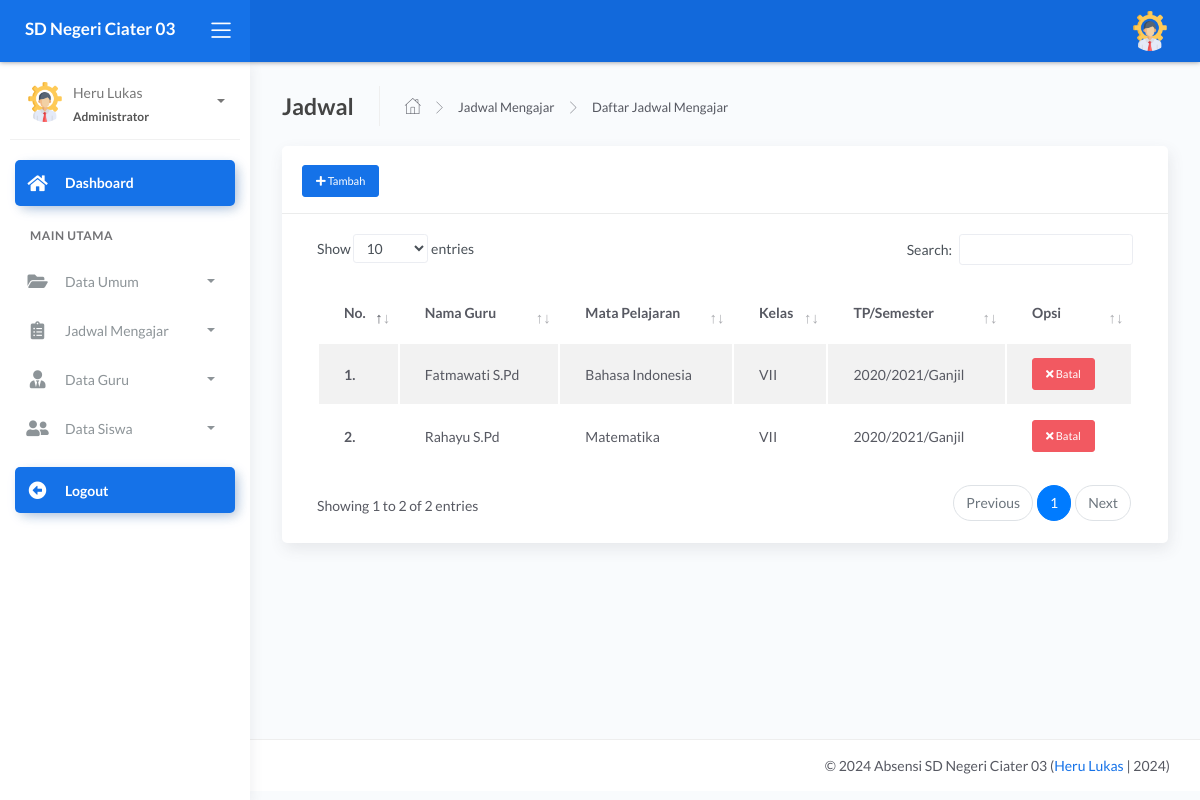
Page /admin/dashboard.php?page=jadwal (signed in) on the committed database.
### tables this page shows
CREATE TABLE `tb_mengajar` (
  `id_mengajar` int(11) NOT NULL,
  `kode_pelajaran` varchar(30) NOT NULL,
  `hari` varchar(40) NOT NULL,
  `jam_mengajar` varchar(60) NOT NULL,
  `jamke` varchar(11) NOT NULL,
  `id_guru` int(11) NOT NULL,
  `id_mapel` int(11) NOT NULL,
  `id_mkelas` int(11) NOT NULL,
  `id_semester` int(11) NOT NULL,
  `id_thajaran` int(11) NOT NULL
);

CREATE TABLE `tb_guru` (
  `id_guru` int(11) NOT NULL,
  `nip` varchar(15) NOT NULL,
  `nama_guru` varchar(120) NOT NULL,
  `email` varchar(65) NOT NULL,
  `password` varchar(100) NOT NULL,
  `foto` varchar(255) NOT NULL,
  `status` varchar(5) NOT NULL
);

CREATE TABLE `tb_master_mapel` (
  `id_mapel` int(11) NOT NULL,
  `kode_mapel` varchar(40) NOT NULL,
  `mapel` varchar(60) NOT NULL
);

CREATE TABLE `tb_mkelas` (
  `id_mkelas` int(11) NOT NULL,
  `kd_kelas` varchar(40) NOT NULL,
  `nama_kelas` varchar(40) NOT NULL
);

CREATE TABLE `tb_thajaran` (
  `id_thajaran` int(11) NOT NULL,
  `tahun_ajaran` varchar(30) NOT NULL,
  `status` int(11) NOT NULL
);

CREATE TABLE `tb_semester` (
  `id_semester` int(11) NOT NULL,
  `semester` varchar(45) NOT NULL,
  `status` int(10) NOT NULL
);

### admin/dashboard.php (the view, shortened to what this page needs)
<?php
 include '../config/db.php';
?> <script>
   <?php
$id_login = @$_SESSION['admin'];
$sql = mysqli_query($con,"SELECT * FROM tb_admin
 WHERE id_admin = '$id_login'") or die(mysqli_error($con));
$data = mysqli_fetch_array($sql);
?>
<!DOCTYPE html>
<html lang="en">
<head>
	<link rel="stylesheet" href="../assets/css/bootstrap.min.css">
	<link rel="stylesheet" href="../assets/css/atlantis.min.css">
	<link rel="stylesheet" href="../assets/css/demo.css">
</head>
<body>
	<div class="wrapper">
		<div class="main-header">
			<div class="logo-header" data-background-color="blue">
				<a href="dashboard.php" class="logo">
					<b class="text-white">SD Negeri Ciater 03</b>
				</a>
				<div class="nav-toggle">
					<button class="btn btn-toggle toggle-sidebar">
						<i class="icon-menu"></i>
					</button>
				</div>
			</div>
			<nav class="navbar navbar-header navbar-expand-lg" data-background-color="blue2">
				<div class="container-fluid">
					<ul class="navbar-nav topbar-nav ml-md-auto align-items-center">
						<li class="nav-item dropdown hidden-caret">
							<a class="dropdown-toggle profile-pic" data-toggle="dropdown" href="#" aria-expanded="false">
								<div class="avatar-sm">
									<img src="../assets/img/user/<?=$data['foto'] ?>" alt="..." class="avatar-img rounded-circle">
								</div>
							</a>
						</li>
					</ul>
				</div>
			</nav>
		</div>
		<div class="sidebar sidebar-style-2">
			<div class="sidebar-wrapper scrollbar scrollbar-inner">
				<div class="sidebar-content">
					<div class="user">
						<div class="avatar-sm float-left mr-2">
							<img src="../assets/img/user/<?=$data['foto'] ?>" alt="..." class="avatar-img rounded-circle">
						</div>
						<div class="info">
							<a data-toggle="collapse" href="#collapseExample" aria-expanded="true">
								<span>
									<?=$data['nama_lengkap'] ?>
									<span class="user-level">Administrator</span>
									<span class="caret"></span>
								</span>
							</a>
						</div>
					</div>
					<ul class="nav nav-primary">
						<li class="nav-item active">
							<a href="dashboard.php" class="collapsed">
								<i class="fas fa-home"></i>
								<p>Dashboard</p>
							</a>
						</li>
						<li class="nav-section">
							<h4 class="text-section">Main Utama</h4>
						</li>
						<li class="nav-item">
							<a data-toggle="collapse" href="#base">
								<i class="fas fa-folder-open"></i>
								<p>Data Umum</p>
								<span class="caret"></span>
							</a>
						</li>
						<li class="nav-item">
							<a data-toggle="collapse" href="#sidebarLayouts">
								<i class="fas fa-clipboard-list"></i>
								<p>Jadwal Mengajar</p>
								<span class="caret"></span>
							</a>
						</li>
						<li class="nav-item">
							<a data-toggle="collapse" href="#guru">
								<i class="fas fa-user-tie"></i>
								<p>Data Guru</p>
								<span class="caret"></span>
							</a>
						</li>
						<li class="nav-item">
							<a data-toggle="collapse" href="#siswa">
								<i class="fas fa-user-friends"></i>
								<p>Data Siswa</p>
								<span class="caret"></span>
							</a>
						</li>
						<li class="nav-item active mt-3">
							<a href="logout.php" class="collapsed">
								<i class="fas fa-arrow-alt-circle-left"></i>
								<p>Logout</p>
							</a>
						</li>
					</ul>
				</div>
			</div>
		</div>
		<div class="main-panel">
			<div class="content">
				<?php
				$page= @$_GET['page'];
				$act = @$_GET['act'];
				if ($page=='master') {
					if ($act=='kelas') {
					include 'modul/master/kelas/data_kelas.php';
					}elseif ($act=='delkelas') {
					include 'modul/master/kelas/del.php';
					}elseif ($act=='semester') {
					include 'modul/master/semester/data.php';
					}elseif ($act=='delsemester') {
					include 'modul/master/semester/del.php';
					}elseif ($act=='set_semester') {
						include 'modul/master/semester/set.php';
					}
					elseif ($act=='ta') {
					include 'modul/master/ta/data.php';
					}elseif ($act=='delta') {
					include 'modul/master/ta/del.php';
					}elseif($act=='set_ta'){
						include 'modul/master/ta/set.php';
				}elseif ($act=='mapel') {
					include 'modul/master/mapel/data.php';
					}elseif ($act=='delmapel') {
					include 'modul/master/mapel/del.php';
					}
				}elseif ($page=='walas') {
					if ($act=='') {
					 include 'modul/wakel/data.php';
					}
        }
		elseif ($page=='jadwal') {
			if ($act=='') {
				include 'modul/jadwal/data_mengajar.php';
			}elseif ($act=='add') {
				include 'modul/jadwal/tambah.php';
			}elseif ($act=='cancel') {
				include 'modul/jadwal/cancel.php';
			}
		}elseif ($page=='') {
			include 'modul/home.php';
		}else{
			echo "<b>Tidak ada Halaman</b>";
		}
				 ?>
			</div>
		<footer class="footer">
				<div class="container">
					<div class="copyright ml-auto">
						&copy; <?php echo date('Y');?> Absensi SD Negeri Ciater 03 (<a href="index.php">Heru Lukas </a> | 2024)
					</div>
				</div>
			</footer>
		</div>
	</div>
</body>
</html>

### admin/modul/jadwal/data_mengajar.php
<div class="page-inner">
          <div class="page-header">
            <h4 class="page-title">Jadwal</h4>
            <ul class="breadcrumbs">
              <li class="nav-home">
                <a href="#">
                  <i class="flaticon-home"></i>
                </a>
              </li>
              <li class="separator">
                <i class="flaticon-right-arrow"></i>
              </li>
              <li class="nav-item">
                <a href="#">Jadwal Mengajar</a>
              </li>
              <li class="separator">
                <i class="flaticon-right-arrow"></i>
              </li>
              <li class="nav-item">
                <a href="#">Daftar Jadwal Mengajar</a>
              </li>
            </ul>
          </div>
          <div class="row">
            <div class="col-md-12">
              <div class="card">
                <div class="card-header">
                  <div class="card-title">
                     <a href="?page=jadwal&act=add" class="btn btn-primary btn-sm text-white"><i class="fa fa-plus"></i> Tambah</a>
                  </div>
                </div>
                    <div class="card-body">
                      <div class="table-responsive">
                        <table id="basic-datatables" class="display table table-striped table-hover" >
                          <thead>
                            <tr>
                              <th>No.</th>
                              <th>Nama Guru</th>
                              <th>Mata Pelajaran</th>
                              <th>Kelas</th>
                              <th>TP/Semester</th>
                              <th>Opsi </th>
                            </tr>
                          </thead>
                          <tbody>
                            <?php
                            $no=1;
                              $mapel = mysqli_query($con,"SELECT * FROM tb_mengajar
                            INNER JOIN tb_guru ON tb_mengajar.id_guru=tb_guru.id_guru
                            INNER JOIN tb_master_mapel ON tb_mengajar.id_mapel=tb_master_mapel.id_mapel
                            INNER JOIN tb_mkelas ON tb_mengajar.id_mkelas=tb_mkelas.id_mkelas
                            INNER JOIN tb_semester ON tb_mengajar.id_semester=tb_semester.id_semester
                            INNER JOIN tb_thajaran ON tb_mengajar.id_thajaran=tb_thajaran.id_thajaran
                               ");
                              foreach ($mapel as $d) {
                             ?>
                            <tr>
                              <th scope="row"><b><?=$no++; ?>.</b></th>
                              <td><?=$d['nama_guru'] ?></td>
                              <td><?=$d['mapel'] ?></td>
                              <td><?=$d['nama_kelas'] ?></td>
                              <td><?=$d['tahun_ajaran'] ?>/<?=$d['semester'] ?></td>
                              <td>
                                <a href="?page=jadwal&act=cancel&id=<?=$d['id_mengajar'];?>" class="btn btn-danger btn-sm"><i class="fa fa-times"></i> Batal</a>
                              </td>
                            </tr>
                          <?php } ?>
                          </tbody>
                        </table>
                      </div>
                    </div>
                  </div>
                </div>
</div>
</div>

### rows in the picture
tb_mengajar: id_guru.nama_guru "Fatmawati S.Pd", id_mapel.mapel "Bahasa Indonesia", id_mkelas.nama_kelas "VII", id_thajaran.tahun_ajaran "2020/2021", id_semester.semester "Ganjil"
tb_mengajar: id_guru.nama_guru "Rahayu S.Pd", id_mapel.mapel "Matematika", id_mkelas.nama_kelas "VII", id_thajaran.tahun_ajaran "2020/2021", id_semester.semester "Ganjil"

### other values in the picture
$data['nama_lengkap'] "Heru Lukas"
